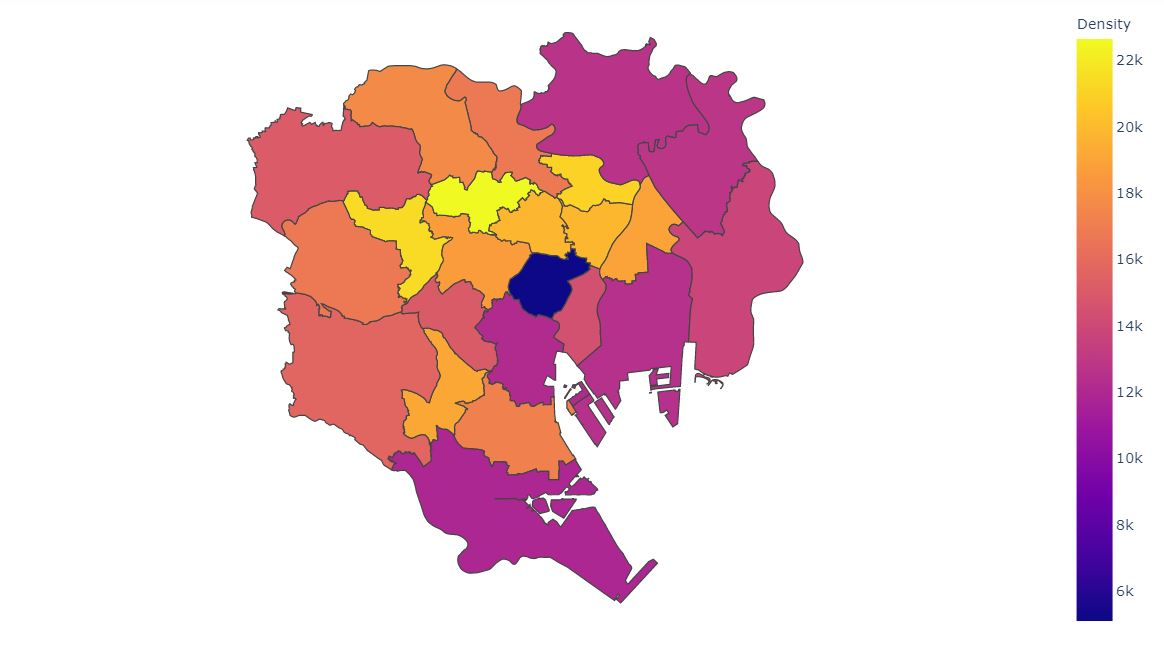
#> input picture ForReport/DensityMap.JPG, 1164 x 645 px, found by its file name
$ jupyter execute --allow-errors 'Capstone Presentation.ipynb'
#> lines starting #> are read from the running program, lines starting #| are printed output that depends on the picture
[cell 1]
import numpy as np
import scipy
import cv2
import matplotlib
import matplotlib.pyplot
import pandas as pd

# Capstone Presentation - Tokyo

## Introduction

#### Problem:
- Where to stay in Tokyo for a vacation

#### Constituency:
- Tourists
- Japanese tourism bureaus
- Travel services

#### Questions:
- What is the layout of Tokyo and its neighborhoods?
- What places might be interesting to visit?
- What areas have hotels and trains?

## Data

- The populations and population densities of Tokyo's wards
- The major districts associated with each ward
- The latitude and longitude of each disctrict
- Geojson file of Tokyo on Github
- Foursquare venue data

#> (a cell that did not finish here is left out)

#> (a cell that did not finish here is left out)

## Methodology

Methodology section which represents the main component of the report where you discuss and describe any exploratory data analysis that you did, any inferential statistical testing that you performed, if any, and what machine learnings were used and why.

I started my analysis by building a choropleth map of the density of each ward in Tokyo as seen below.  I wanted to do this to get a better understanding of the layout of the city.

#### Wards colored by population density

[cell 4]
photo = cv2.imread('ForReport/DensityMap.jpg')
#> photo is the input picture: shape (645, 1164, 3); mean B, G, R 212.3, 209.8, 239.1
matplotlib.pyplot.imshow(photo)

#### Districts in Wards

[cell 5]
photo = cv2.imread('ForReport/densityMapLocations.jpg')
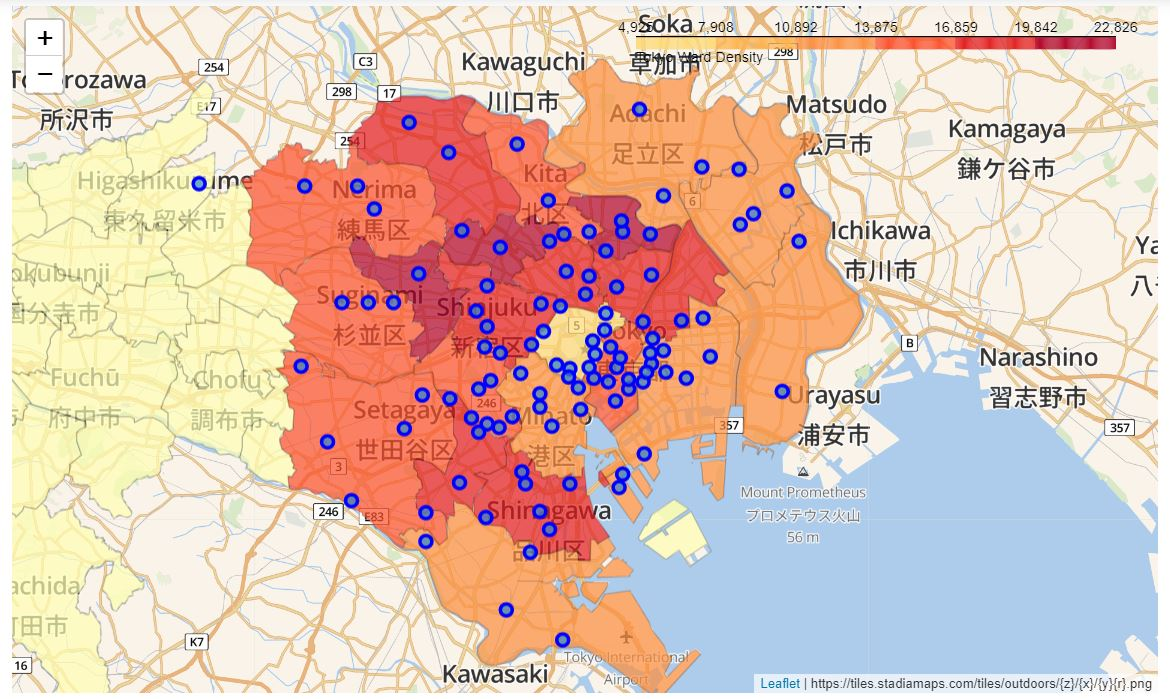
#> input picture ForReport/densityMapLocations.JPG, 1170 x 699 px, found by its file name
#> photo is the input picture: shape (699, 1170, 3); mean B, G, R 181.2, 194.5, 222.1
matplotlib.pyplot.imshow(photo)

#### Kmeans clustering on venues: 5 clusters

[cell 6]
photo = cv2.imread('ForReport/5Clus.jpg')
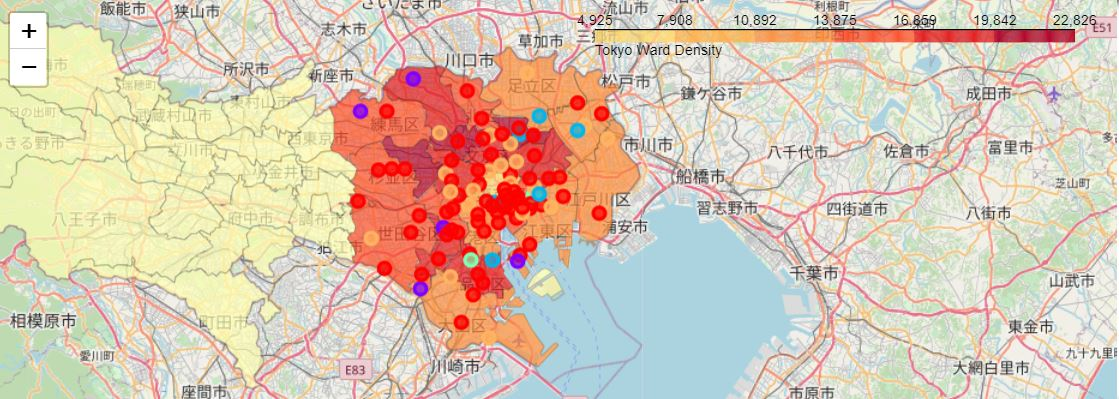
#> input picture ForReport/5Clus.JPG, 1119 x 399 px, found by its file name
#> photo is the input picture: shape (399, 1119, 3); mean B, G, R 180, 199.1, 216.4
matplotlib.pyplot.imshow(photo)

#### Kmeans clustering on venues: 4 clusters

[cell 7]
photo = cv2.imread('ForReport/4Clus.jpg')
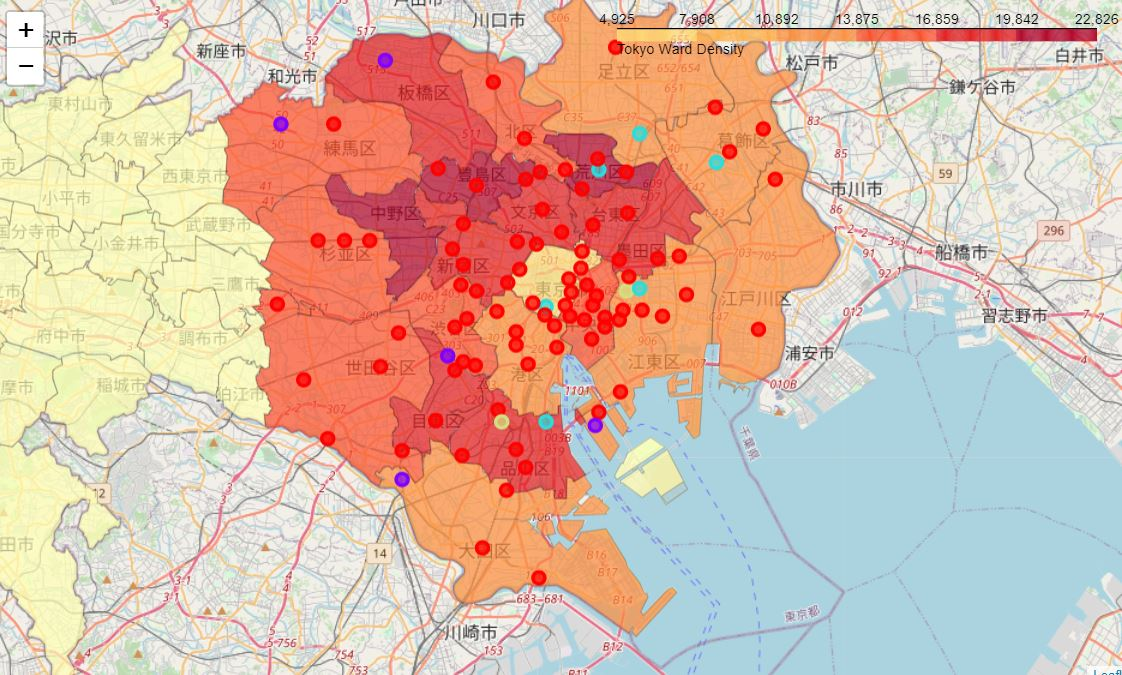
#> input picture ForReport/4Clus.JPG, 1122 x 675 px, found by its file name
#> photo is the input picture: shape (675, 1122, 3); mean B, G, R 169.7, 186.6, 217.4
matplotlib.pyplot.imshow(photo)

#### Two most common venues for each district in each cluster
#### Cluster 0

[cell 8]
photo = cv2.imread('ForReport/clus0.png')
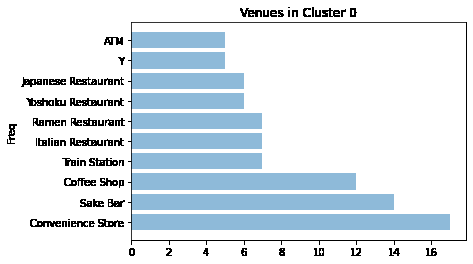
#> input picture ForReport/clus0.png, 473 x 264 px
#> photo is the input picture: shape (264, 473, 3); mean B, G, R 236.8, 230.4, 221.2
matplotlib.pyplot.imshow(photo)

#### Cluster 1

[cell 9]
photo = cv2.imread('ForReport/clus1.png')
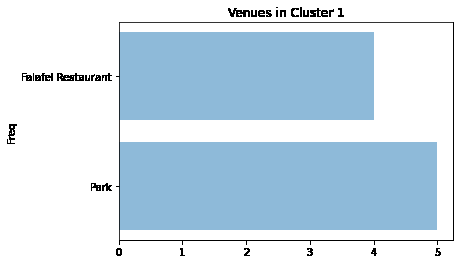
#> input picture ForReport/clus1.png, 460 x 264 px
#> photo is the input picture: shape (264, 460, 3); mean B, G, R 234.4, 221.6, 203.4
matplotlib.pyplot.imshow(photo)
